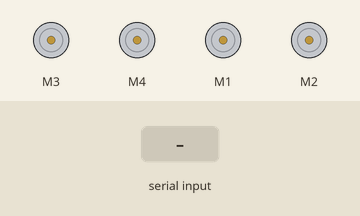
A sketch run on a simulated Arduino Uno, built with avr-gcc and run on an emulated ATmega328P. Shown: 4 × DC motor (green arrow = forward, orange = backward, longer = faster). Inputs (shaded band) come from the test bench.

Above: at 1.2 s.
1.3 s: "F" received over Serial
At 2.5 s:
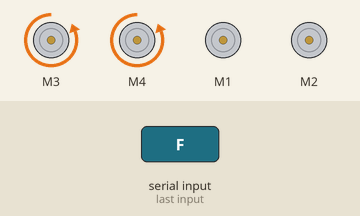
2.8 s: "B" received over Serial
At 3.6 s:
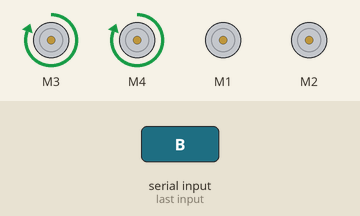
4.3 s: "L" received over Serial
At 4.8 s:
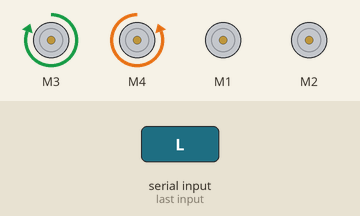
5.8 s: "R" received over Serial
At 7.0 s:
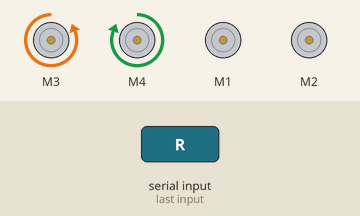
7.3 s: "I" received over Serial
At 8.3 s:
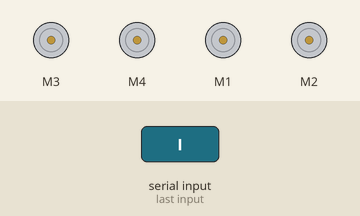
8.8 s: "J" received over Serial
At 9.4 s:
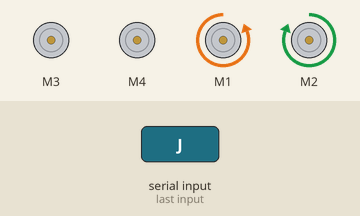
Timing chart, 0 to 11.3 s (numbered marks = the images above; inputs shaded):
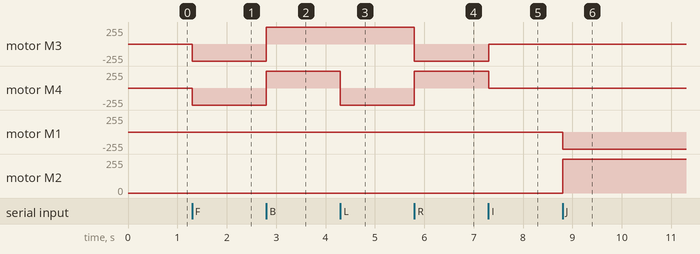

Measured:
- after the input at 1.3 s, motor M3, motor M4: stopped → backward 255/255 at once
- after the input at 2.8 s, motor M3, motor M4: backward 255/255 → forward 255/255 at once
- after the input at 4.3 s, motor M4: forward 255/255 → backward 255/255 at once
- after the input at 5.8 s, motor M3: forward 255/255 → backward 255/255 at once; motor M4: backward 255/255 → forward 255/255 at once
- after the input at 7.3 s, motor M3: backward 255/255 → stopped at once; motor M4: forward 255/255 → stopped at once
- after the input at 8.8 s, motor M1: stopped → backward 255/255 at once; motor M2: stopped → forward 255/255 at once

The sketch:

water_bin.ino
```cpp
// (licence header left out)
#include <AFMotor.h>

//initial motors pin
AF_DCMotor motor1(1, MOTOR12_1KHZ);
AF_DCMotor motor2(2, MOTOR12_1KHZ);
AF_DCMotor motor3(3, MOTOR34_1KHZ);
AF_DCMotor motor4(4, MOTOR34_1KHZ);

int val;
int Speeed = 255;

void setup()
{
  Serial.begin(9600);  //Set the baud rate to your Bluetooth module.
}
void loop(){
  if(Serial.available() > 0){
    val = Serial.read();

    Stop(); //initialize with motors stoped

          if (val == 'F'){
          forward();
          }

          if (val == 'B'){
          back();
          }

          if (val == 'L'){
          left();
          }

          if (val == 'R'){
          right();
          }

          if (val == 'I'){
          topright();
          }

          if (val == 'J'){
          topleft();
          }

//          if (val == 'K'){
//          bottomright();
//          }
//
//          if (val == 'M'){
//          bottomleft();
//          }
          if (val == 'T'){
          Stop();
          }
  }
}


void back()
{
  motor3.setSpeed(Speeed);//Define maximum velocity
  motor3.run(FORWARD); //rotate the motor clockwise
  motor4.setSpeed(Speeed);//Define maximum velocity
  motor4.run(FORWARD); //rotate the motor clockwise
}

void forward()
{
  motor3.setSpeed(Speeed); //Define maximum velocity
  motor3.run(BACKWARD); //rotate the motor anti-clockwise
  motor4.setSpeed(Speeed); //Define maximum velocity
  motor4.run(BACKWARD); //rotate the motor anti-clockwise
}

void right()
{
  motor3.setSpeed(Speeed); //Define maximum velocity
  motor3.run(BACKWARD);  //rotate the motor clockwise
  motor4.setSpeed(Speeed); //Define maximum velocity
  motor4.run(FORWARD);  //rotate the motor clockwise
}

void left()
{
  motor3.setSpeed(Speeed); //Define maximum velocity
  motor3.run(FORWARD); //rotate the motor anti-clockwise
  motor4.setSpeed(Speeed); //Define maximum velocity
  motor4.run(BACKWARD); //rotate the motor anti-clockwise
}

void Stop()
{
  motor3.setSpeed(0); //Define minimum velocity
  motor3.run(RELEASE); //stop the motor when release the button
  motor4.setSpeed(0); //Define minimum velocity
  motor4.run(RELEASE); //stop the motor when release the button
}

void topleft()//start treadmill
{
  motor1.setSpeed(Speeed); //Define maximum velocity
  motor1.run(BACKWARD);  //rotate the motor clockwise
  motor2.setSpeed(Speeed); //Define maximum velocity
  motor2.run(FORWARD);  //rotate the motor clockwise
}

void topright()//stop treadmill
{
  motor1.setSpeed(0); //Define minimum velocity
  motor1.run(RELEASE); //stop the motor when release the button
  motor2.setSpeed(0); //Define minimum velocity
  motor2.run(RELEASE); //stop the motor when release the button
}
```
